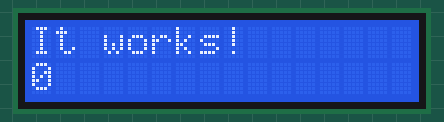
The sketch below on a simulated Arduino Uno, built with avr-gcc and run on an emulated ATmega328P. Shown: 16×2 character LCD.

Above: at 0.1 s.
At 4.1 s:
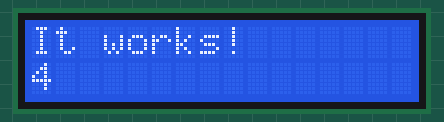
At 9.1 s:
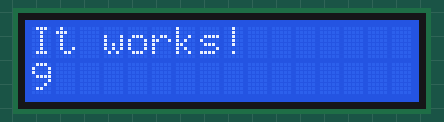
At 19.2 s:
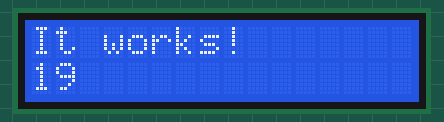
At 28.2 s:
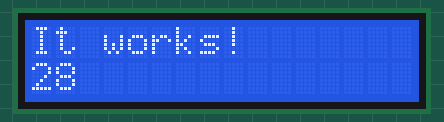
At 38.2 s:
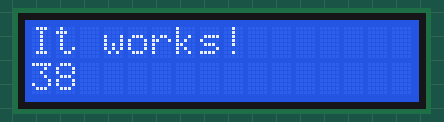

Measured:
- what the display in image 1 shows lasts 1.0 s, from 4.1 s to 5.1 s

The sketch:

display_test.ino
```cpp
/*
 * Тест дисплея ардуино, подключается по I2C
 * Ардуино A4 - дисплей SDA, ардуино A5 - дисплей SCL
 */

//#include <Wire.h>
#include <LiquidCrystal_I2C.h>

// размер дисплея
#define collumns   16   // символов в строке
#define rows       2    // строк

LiquidCrystal_I2C lcd(0x27, collumns, rows);                                              // инициализируем переменную lcd

int count = 0;

void setup() {

  lcd.init();                                                                             // инициализируем дисплей
  lcd.backlight();                                                                        // включение подсветки
  lcd.setCursor(0, 0);
  lcd.print("It works!");
}

void loop() {
  while (true) {
    lcd.setCursor(0, 1);
    lcd.print(count);
    count++;
    delay(1000);
  }
}
```
